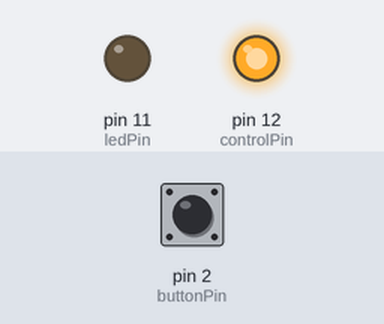
Simulated run of this sketch. Board: Arduino Uno, built with avr-gcc and run on an emulated ATmega328P. Parts: output pins drawn as LEDs (lit = HIGH). The test bench sets the inputs (shaded band); at power-on: pin 2 (buttonPin) LOW.

Above: at 1.2 s.
1.3 s: pin 2 (buttonPin) pulled HIGH for 0.15 s
At 1.37 s:
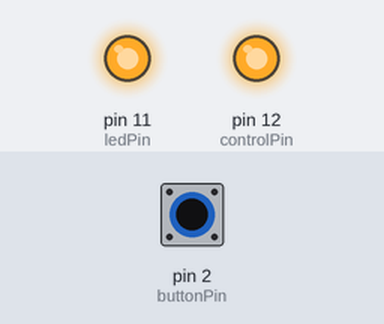
2.9 s: pin 2 (buttonPin) pulled HIGH for 3.2 s
At 7.1 s:
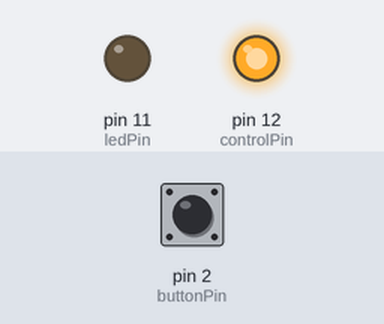
Timing chart, 0 to 8.6 s (numbered marks = the images above; inputs shaded):
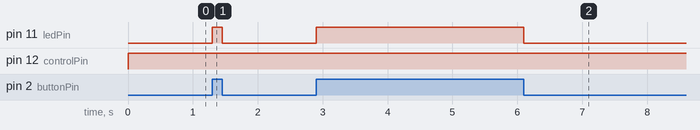

Measured:
- after the input at 1.3 s, pin 11 (ledPin): LOW → HIGH at once, → LOW 0.15 s later
- after the input at 2.9 s, pin 11 (ledPin): LOW → HIGH at once, → LOW 3.2 s later

The sketch:

twobuttonmux.ino
```cpp
//const int ledPin = 13;
const int ledPin = 11;
const int buttonPin = 2;
const int controlPin = 12;

int control = 0;

void setup() {
  pinMode(ledPin, OUTPUT);
  pinMode(controlPin, OUTPUT);
  pinMode(buttonPin, INPUT);
}

void loop() {
  int buttonState;

  digitalWrite(controlPin, HIGH);
  //digitalWrite(controlPin, control&1?HIGH:LOW);

  buttonState = digitalRead(buttonPin);
  //if (control == 0) {
    if (buttonState == HIGH) {
      digitalWrite(ledPin, HIGH);
    } else {
      digitalWrite(ledPin, LOW);
    }
  //}

  control = control + 1 % 2;
}
```
